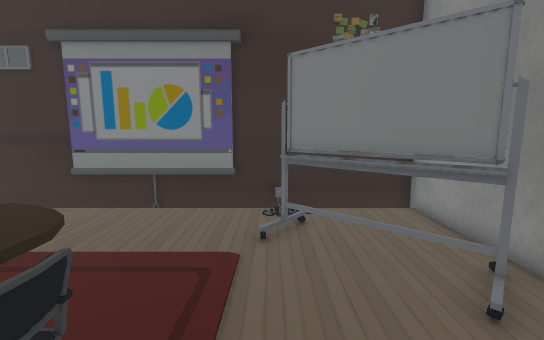
[1] (above)

16 first-person views from a walk through a 3-D level made in the Unity game engine. The camera is 1.5 m above the floor, tilts 8° down and sees 90° across. The floor is counted in squares, 0.5 m on a side. Each view is taken from the middle of a square. On the plan, view 1 faces up. The plan holds only what a view shows up to about 20 squares ahead; the rest is blank. The place goes on beyond the plan. The player character is not drawn. Some surface patterns are stand-ins.

[2]
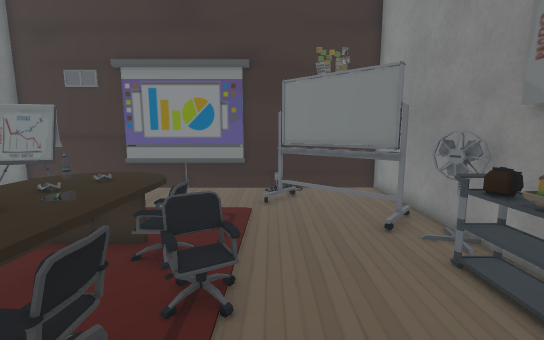

[3]
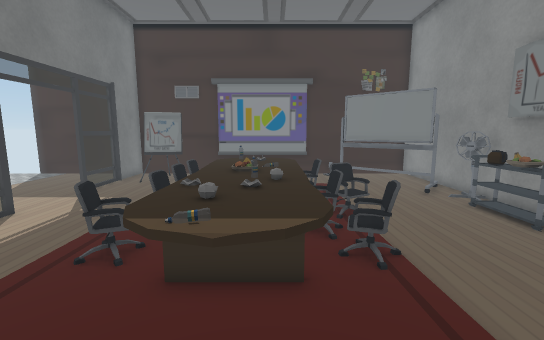

[4]
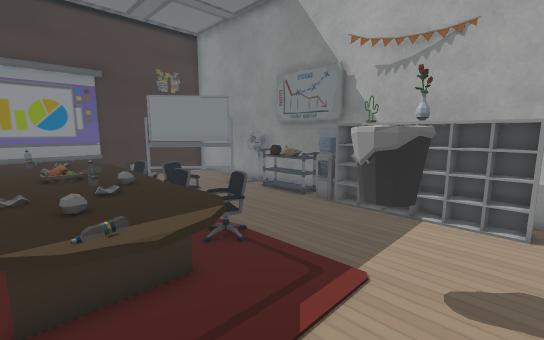

[5]
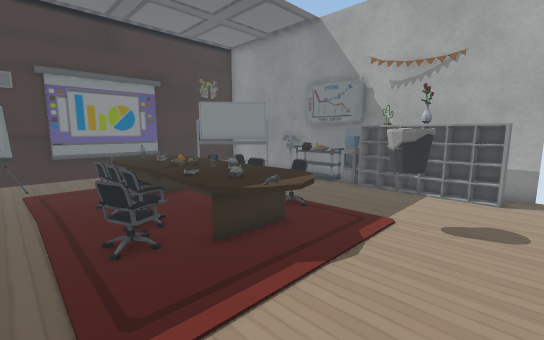

[6]
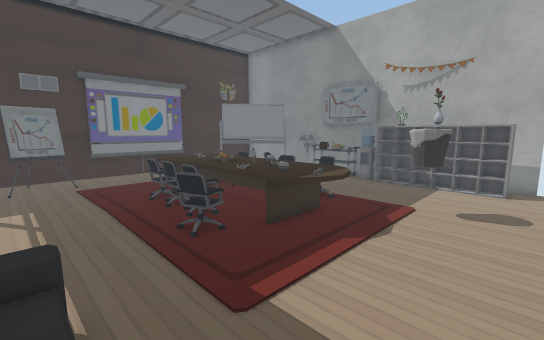

[7]
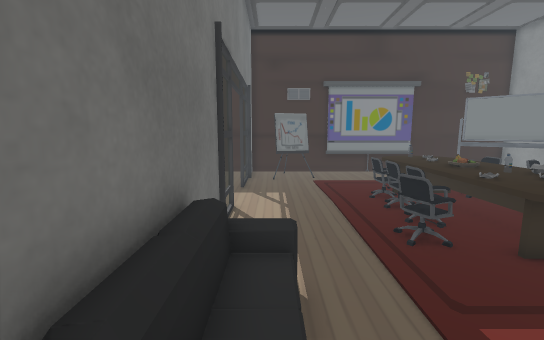

[8]
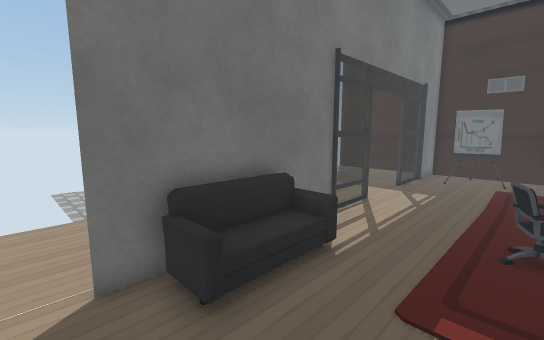

[9]
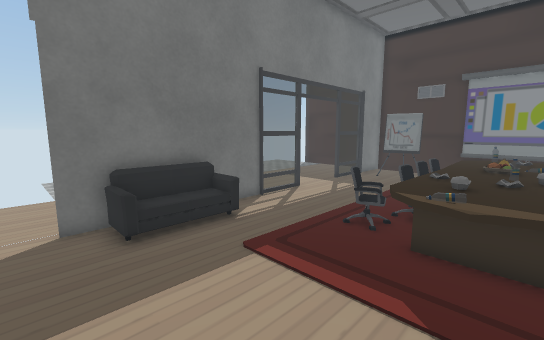

[10]
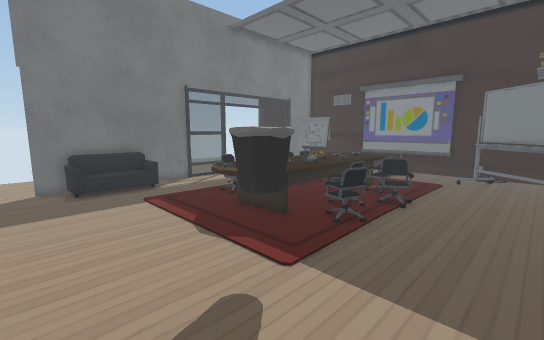

[11]
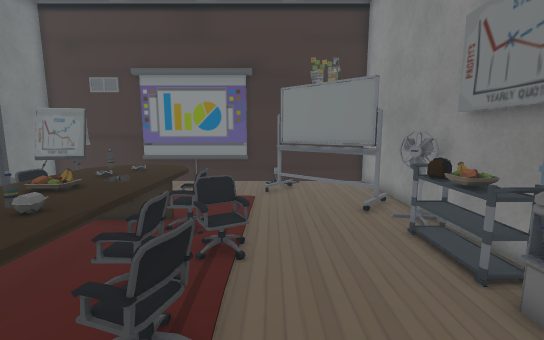

[12]
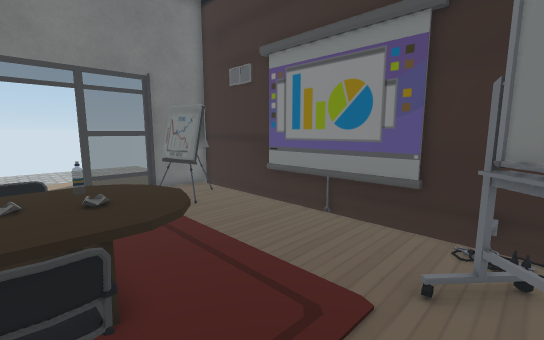

[13]
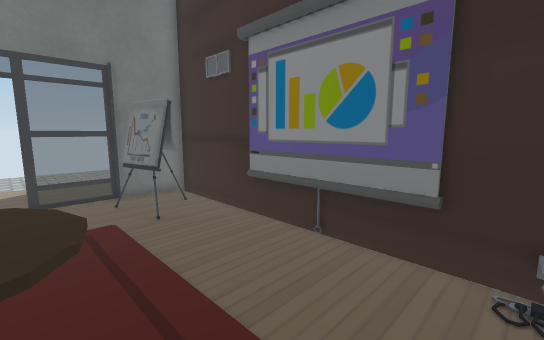

[14]
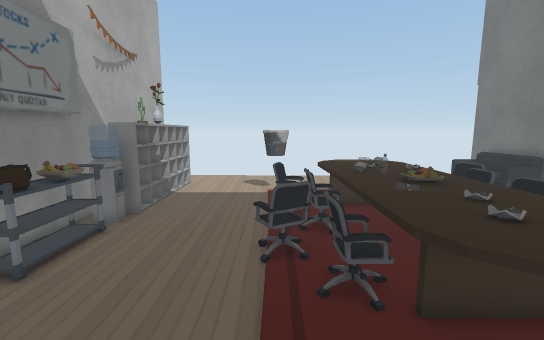

[15]
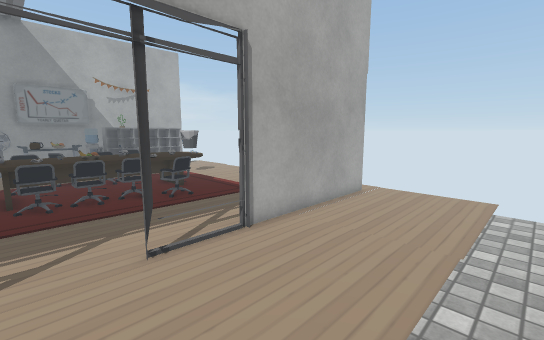

[16]
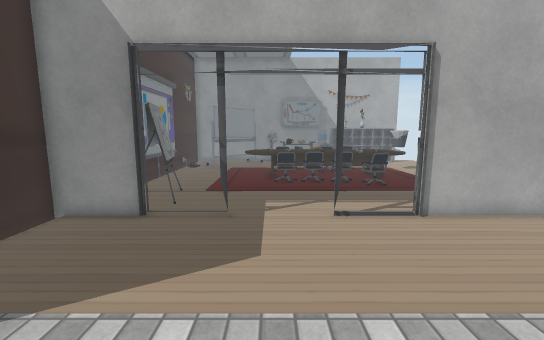

### Floor plan
Key: @ floor where view 1 was taken; # wall or solid block; . floor; P projector; R rug; T table; C chair; F fan; A cart; B bowl; H thing the floor can be seen under or through; L bottle; W water cooler; S shelf; I bin; E flower; G sofa; O other object.
Columns run from 24 left of view 1 to 6 right of it. Each row starts with its distance up from view 1.
 11     #############PPPPPP########
 10   ........#...................#
  9  .........##.OO...............#
  8 ..........#HOOO.........OO....#
  7 ..........HHOO...........OO...#
  6 ..........H ..............OO..#
  5 ..........H.....  RTT  ....OO.#
  4 ................  TTTT ......##
  3 ................ CTOTCC......F#
  2 .... ...........RCTTTCC.....AA#
  1      ...........RCTTOTRC....AA#
  0      .....#.....RCTBTTRR@...BB#
 -1      .....#.....RCTTOCC.....AA#
 -2     ......#.....CCTTTCCC....WW#
 -3     ......#....RCCTTTTCC....SW#
 -4     ......##....RTTTTT R....OS#
 -5     ......#GG...  TLTT .....SS#
 -6     ......#GO...   TT  I....ES#
 -7     ......#GO.........II....SS#
 -8     ......#GO..........I....SS#
 -9   ........#GG...............SS#
-10       ....##..................
-11       .......................

Positions as (right, up) in squares from view 1, and headings:
1: (0, 0), facing up
2: (0, -4), facing up
3: (-4, -9), facing up
4: (-6, -9), facing up-right
5: (-10, -10), facing up-right
6: (-12, -10), facing up-right
7: (-12, -10), facing up
8: (-8, -11), facing up-left
9: (-4, -11), facing up-left
10: (3, -11), facing up-left
11: (0, -6), facing up
12: (1, 2), facing up-left
13: (0, 4), facing up-left
14: (-1, 7), facing down
15: (-20, 3), facing down-right
16: (-23, 3), facing right
